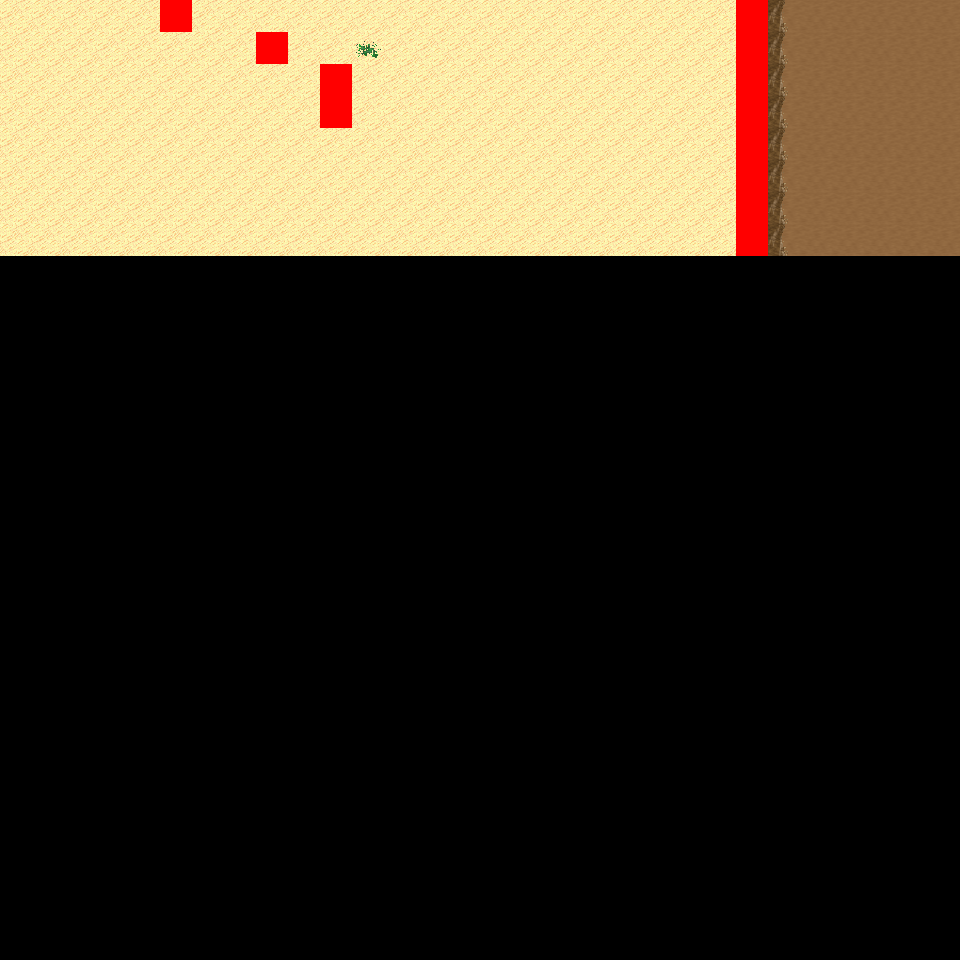

A level layout from a 2D game, rendered from its tile map. Below: a short description, then the map file with tile-grid data replaced by summaries:
An orthogonal 30x30 tile map with 32x32 px tiles, 6 tile layers (Ground, Object, Object2, Above, ...), 18 tilesets and 5 objects (5x mapExit).

<map version="1.0" orientation="orthogonal" renderorder="right-down" width="30" height="30" tilewidth="32" tileheight="32" nextobjectid="6">
  <tileset firstgid="1" name="tileset_logic_collision" tilewidth="32" tileheight="32" tilecount="1" columns="1">
    <image source="../drawable/tileset_logic_collision.png" width="32" height="32" />
  </tileset>
  <tileset firstgid="2" name="tileset_ground_ground" tilewidth="32" tileheight="32" tilecount="33" columns="3">
    <image source="../drawable/tileset_ground_ground.png" width="96" height="352" />
  </tileset>
  <tileset firstgid="35" name="tileset_ground_ridge_earth_pale" tilewidth="32" tileheight="32" tilecount="96" columns="12">
    <image source="../drawable/tileset_ground_ridge_earth_pale.png" width="384" height="256" />
  </tileset>
  <tileset firstgid="131" name="tileset_ground_ridge_earth_dark" tilewidth="32" tileheight="32" tilecount="96" columns="12">
    <image source="../drawable/tileset_ground_ridge_earth_dark.png" width="384" height="256" />
  </tileset>
  <tileset firstgid="227" name="tileset_terrain_desert" tilewidth="32" tileheight="32" tilecount="88" columns="8">
    <image source="../drawable/tileset_terrain_desert.png" width="256" height="352" />
  </tileset>
  <tileset firstgid="315" name="tileset_building_witch_hut" tilewidth="32" tileheight="32" tilecount="80" columns="5">
    <image source="../drawable/tileset_building_witch_hut.png" width="160" height="512" />
  </tileset>
  <tileset firstgid="395" name="tileset_ground_earth_edges_yellowgreen" tilewidth="32" tileheight="32" tilecount="15" columns="5">
    <image source="../drawable/tileset_ground_earth_edges_yellowgreen.png" width="160" height="96" />
  </tileset>
  <tileset firstgid="410" name="tileset_item_firewood" tilewidth="32" tileheight="32" tilecount="12" columns="3">
    <image source="../drawable/tileset_item_firewood.png" width="96" height="128" />
  </tileset>
  <tileset firstgid="422" name="tileset_object_well_hoist" tilewidth="32" tileheight="32" tilecount="9" columns="3">
    <image source="../drawable/tileset_object_well_hoist.png" width="96" height="96" />
  </tileset>
  <tileset firstgid="431" name="tileset_plant_bush_various_small" tilewidth="32" tileheight="32" tilecount="9" columns="3">
    <image source="../drawable/tileset_plant_bush_various_small.png" width="96" height="96" />
  </tileset>
  <tileset firstgid="440" name="tileset_plant_bush_bushes" tilewidth="32" tileheight="32" tilecount="10" columns="5">
    <image source="../drawable/tileset_plant_bush_bushes.png" width="160" height="64" />
  </tileset>
  <tileset firstgid="450" name="tileset_plant_stump_stump_rectangular" tilewidth="32" tileheight="32" tilecount="4" columns="2">
    <image source="../drawable/tileset_plant_stump_stump_rectangular.png" width="64" height="64" />
  </tileset>
  <tileset firstgid="454" name="tileset_plant_stump_small_stump" tilewidth="32" tileheight="32" tilecount="4" columns="2">
    <image source="../drawable/tileset_plant_stump_small_stump.png" width="64" height="64" />
  </tileset>
  <tileset firstgid="458" name="tileset_plant_tree_evergreen" tilewidth="32" tileheight="32" tilecount="36" columns="3">
    <image source="../drawable/tileset_plant_tree_evergreen.png" width="96" height="384" />
  </tileset>
  <tileset firstgid="494" name="tileset_ground_sand_2" tilewidth="32" tileheight="32" tilecount="15" columns="5">
    <image source="../drawable/tileset_ground_sand_2.png" width="160" height="96" />
  </tileset>
  <tileset firstgid="509" name="tileset_plant_cactus_2" tilewidth="32" tileheight="32" tilecount="10" columns="5">
    <image source="../drawable/tileset_plant_cactus_2.png" width="160" height="64" />
  </tileset>
  <tileset firstgid="519" name="tileset_plant_cactus" tilewidth="32" tileheight="32" tilecount="2" columns="1">
    <image source="../drawable/tileset_plant_cactus.png" width="32" height="64" />
  </tileset>
  <tileset firstgid="521" name="tileset_ground_rock_pebbles" tilewidth="32" tileheight="32" tilecount="3" columns="1">
    <image source="../drawable/tileset_ground_rock_pebbles.png" width="32" height="96" />
  </tileset>
  <layer name="Ground" width="30" height="30">
    <data>[900 cells, 240 non-empty, 4 distinct tile ids]</data>
  </layer>
  <layer name="Object" width="30" height="30">
    <data>[900 cells, 18 non-empty, 4 distinct tile ids]</data>
  </layer>
  <layer name="Object2" width="30" height="30">
    <data>[900 cells, 0 non-empty, 0 distinct tile ids]</data>
  </layer>
  <layer name="Above" width="30" height="30">
    <data>[900 cells, 1 non-empty, 1 distinct tile ids]</data>
  </layer>
  <layer name="Above2" width="30" height="30">
    <data>[900 cells, 0 non-empty, 0 distinct tile ids]</data>
  </layer>
  <layer name="Walkable" width="30" height="30">
    <data>[900 cells, 12 non-empty, 1 distinct tile ids]</data>
  </layer>
  <objectgroup name="MapEvents">
    <object id="1" name="north" type="mapExit" x="0" y="0" width="160" height="32">
      <properties>
        <property name="map" value="level_0_x52_y96" />
        <property name="x" value="0" />
        <property name="y" value="28" />
      </properties>
    </object>
    <object id="2" name="north2" type="mapExit" x="192" y="0" width="544" height="32">
      <properties>
        <property name="map" value="level_0_x52_y96" />
        <property name="x" value="6" />
        <property name="y" value="28" />
      </properties>
    </object>
    <object id="3" name="north3" type="mapExit" x="768" y="0" width="192" height="32">
      <properties>
        <property name="map" value="level_0_x52_y96" />
        <property name="x" value="24" />
        <property name="y" value="28" />
      </properties>
    </object>
    <object id="4" name="west" type="mapExit" x="0" y="0" width="32" height="960">
      <properties>
        <property name="map" value="level_0_x51_y97" />
        <property name="x" value="28" />
        <property name="y" value="0" />
      </properties>
    </object>
    <object id="5" name="east" type="mapExit" x="928" y="0" width="32" height="960">
      <properties>
        <property name="map" value="level_0_x53_y97" />
        <property name="x" value="1" />
        <property name="y" value="0" />
      </properties>
    </object>
  </objectgroup>
</map>
